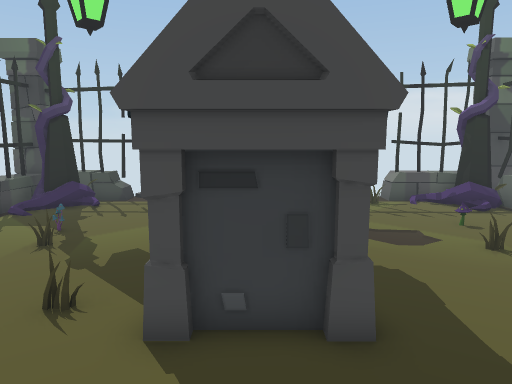
[1] (above)

16 first-person views from a walk through a 3-D level made in the Unity game engine. The camera is 1.4 m above the floor, tilts 8° down and sees 70° across. The floor is counted in squares, 0.5 m on a side. Each view is taken from the middle of a square. On the plan, view 1 faces up. The plan holds only what a view shows up to about 20 squares ahead; the rest is blank. Some animated figures are not drawn.

[2]
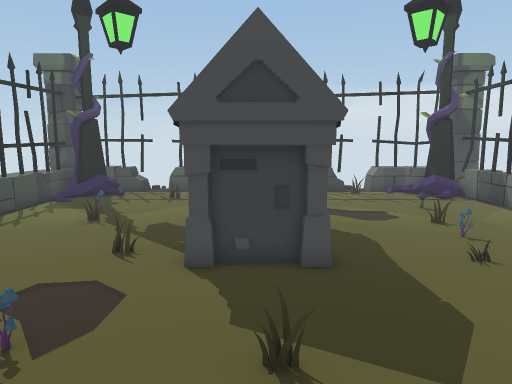

[3]
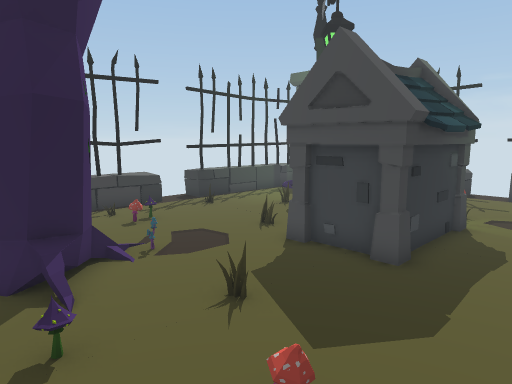

[4]
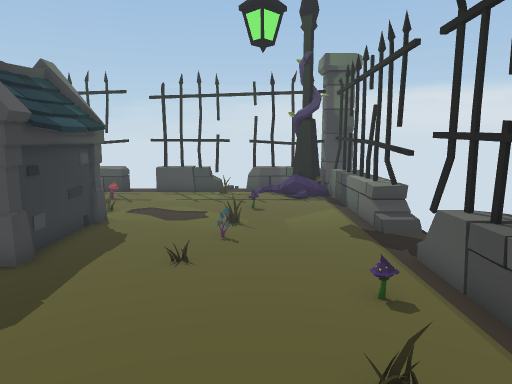

[5]
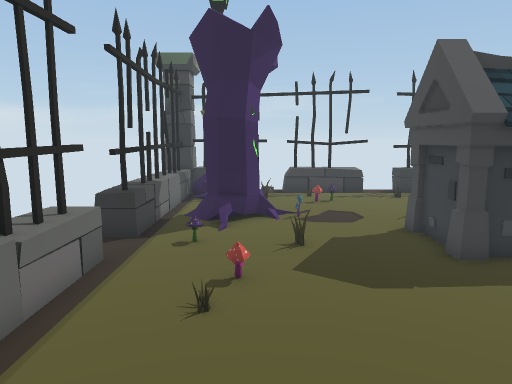

[6]
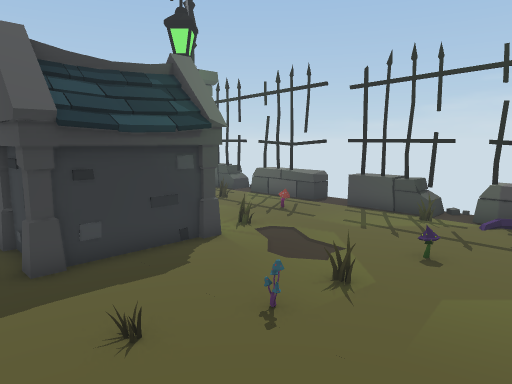

[7]
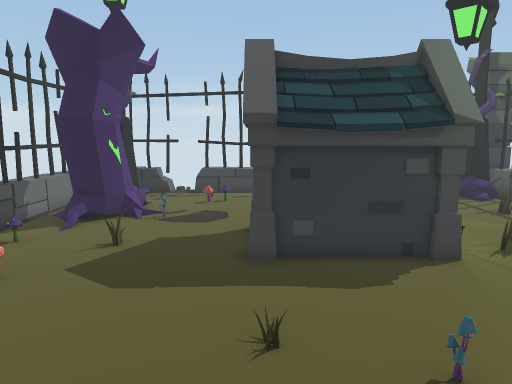

[8]
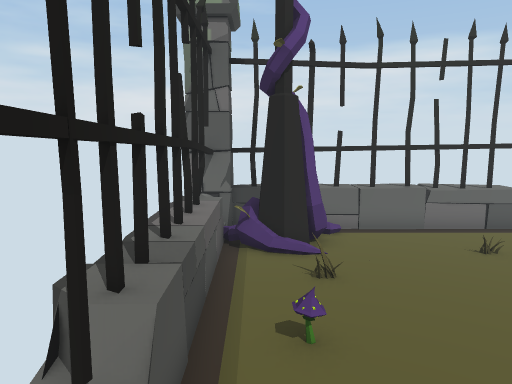

[9]
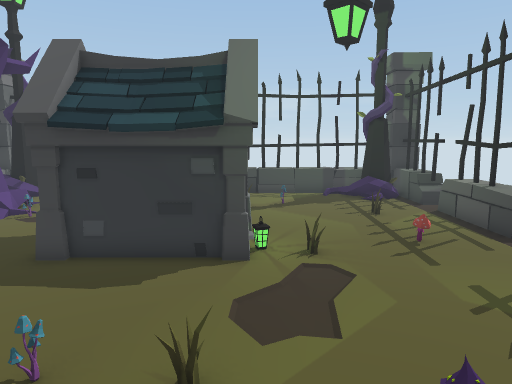

[10]
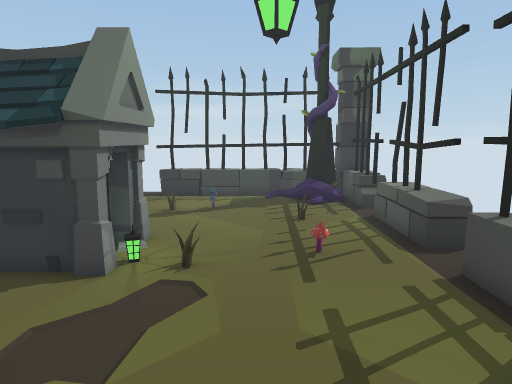

[11]
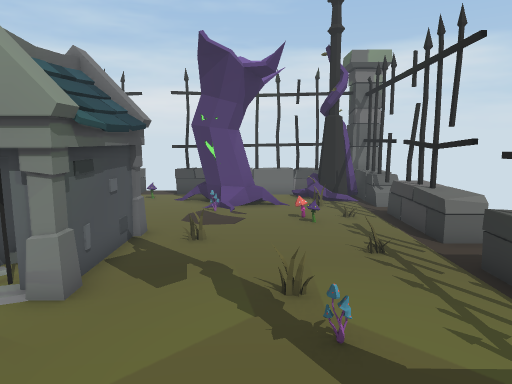

[12]
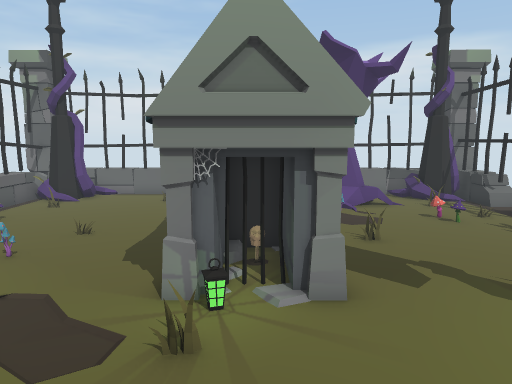

[13]
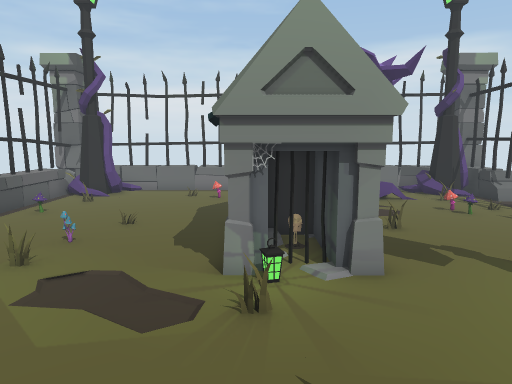

[14]
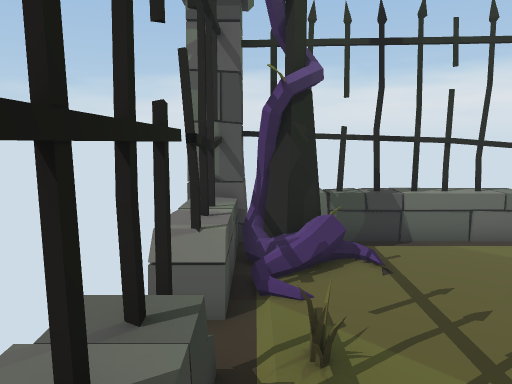

[15]
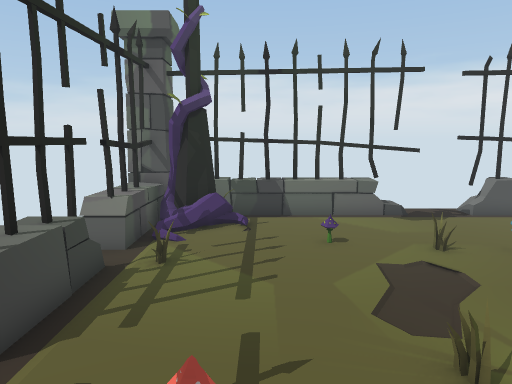

[16]
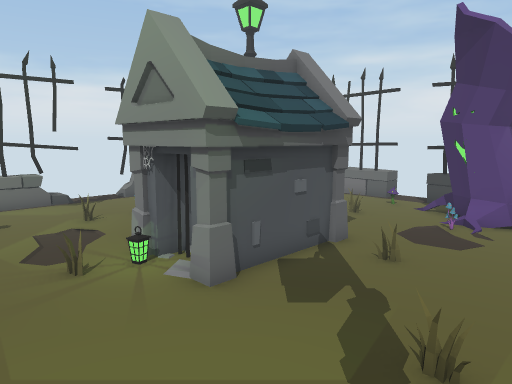

### Floor plan
Key: @ floor where view 1 was taken; # wall or solid block; . main floor; : floor 0.25 m higher than the main floor; = window, fence, low wall or low ledge; ^ raised ledge; O other object.
Columns run from 11 left of view 1 to 12 right of it. Each row starts with its distance up from view 1.
 19                   ====#
 18  #### #####  #### ##^##
 17 ##OO .........==..==OO#
 16 ##OO............O...OO#
 15 #=O:...O...O........OO#
 14 #=....................#
 13 #=....................#
 12 #=................O...#
 11 #=...O......O.........#
 10 #=...O...OOOOO........#
  9 #=.......OOOOO...O....##
  8 ==.......OOOOO........##
  7 ...O.....OOOOO...O.....
  6 #=......OOOOOO........#
  5 #=.......OOOOO..O.....##
  4 #=..O.................#
  3 #=O.O...............O.#
  2 #=......O.............#
  1  ..........O........O.#
  0  ..O..OOOO.@..O.......#
 -1 #=OO..OOOO.....O....OO#
 -2 ##OO...OO..O.......OOO#
 -3 #=:O  ###  ........::=#
 -4 ######   #####=======##

Positions as (right, up) in squares from view 1, and headings:
1: (0, 0), facing up
2: (0, -3), facing up
3: (5, -3), facing up-left
4: (7, -3), facing up
5: (10, 0), facing left
6: (10, 3), facing up-left
7: (10, 5), facing left
8: (10, 8), facing down
9: (10, 10), facing left
10: (9, 13), facing left
11: (-5, 16), facing down
12: (0, 16), facing down
13: (1, 17), facing down
14: (1, 17), facing right
15: (-3, 14), facing right
16: (-7, 14), facing down-right
